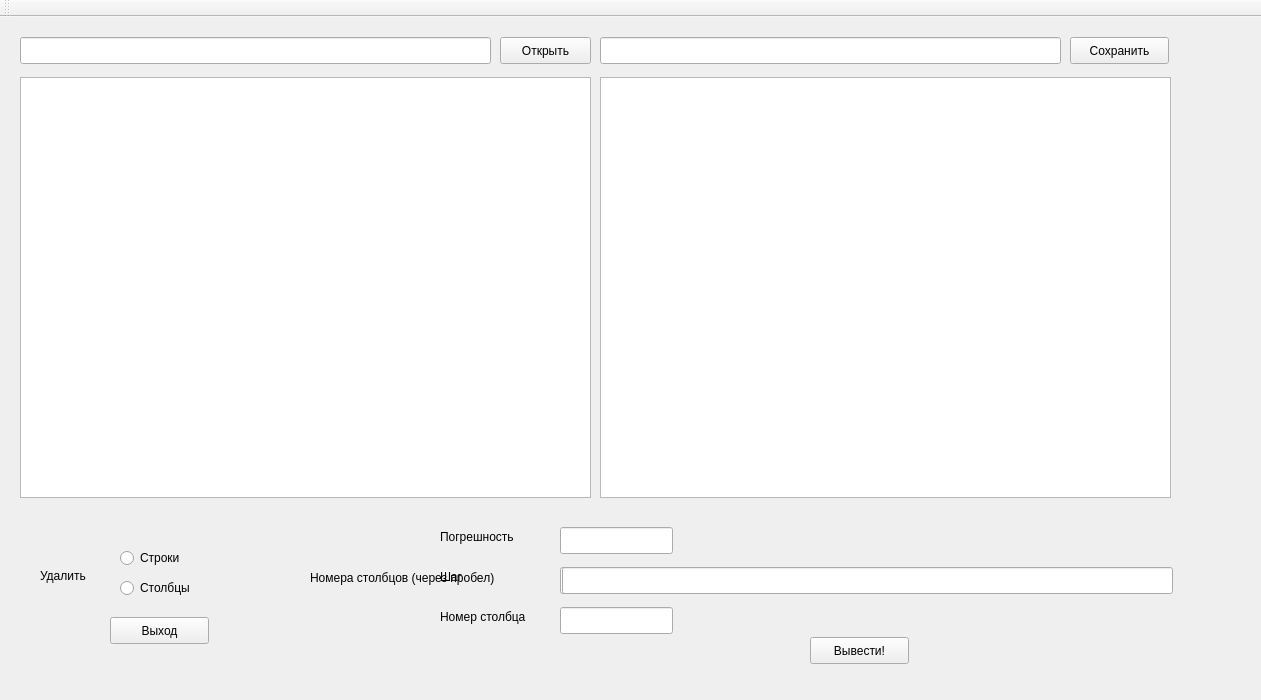
<?xml version="1.0" encoding="UTF-8"?>
<ui version="4.0">
 <class>MainWindow</class>
 <widget class="QMainWindow" name="MainWindow">
  <property name="geometry">
   <rect>
    <x>0</x>
    <y>0</y>
    <width>1261</width>
    <height>700</height>
   </rect>
  </property>
  <property name="windowTitle">
   <string>MainWindow</string>
  </property>
  <widget class="QWidget" name="centralWidget">
   <widget class="QLineEdit" name="lineEditReadFile">
    <property name="geometry">
     <rect>
      <x>20</x>
      <y>20</y>
      <width>471</width>
      <height>27</height>
     </rect>
    </property>
   </widget>
   <widget class="QPushButton" name="pushButton">
    <property name="geometry">
     <rect>
      <x>500</x>
      <y>20</y>
      <width>91</width>
      <height>27</height>
     </rect>
    </property>
    <property name="text">
     <string>Открыть</string>
    </property>
   </widget>
   <widget class="QRadioButton" name="radioButton">
    <property name="geometry">
     <rect>
      <x>120</x>
      <y>560</y>
      <width>117</width>
      <height>22</height>
     </rect>
    </property>
    <property name="text">
     <string>Столбцы</string>
    </property>
   </widget>
   <widget class="QRadioButton" name="radioButton_2">
    <property name="geometry">
     <rect>
      <x>120</x>
      <y>530</y>
      <width>117</width>
      <height>22</height>
     </rect>
    </property>
    <property name="text">
     <string>Строки</string>
    </property>
   </widget>
   <widget class="QLabel" name="label">
    <property name="geometry">
     <rect>
      <x>40</x>
      <y>550</y>
      <width>67</width>
      <height>17</height>
     </rect>
    </property>
    <property name="text">
     <string>Удалить</string>
    </property>
   </widget>
   <widget class="QPushButton" name="pushButton_2">
    <property name="geometry">
     <rect>
      <x>110</x>
      <y>600</y>
      <width>99</width>
      <height>27</height>
     </rect>
    </property>
    <property name="text">
     <string>Выход</string>
    </property>
   </widget>
   <widget class="QLabel" name="labelEps">
    <property name="geometry">
     <rect>
      <x>440</x>
      <y>510</y>
      <width>101</width>
      <height>20</height>
     </rect>
    </property>
    <property name="text">
     <string>Погрешность</string>
    </property>
   </widget>
   <widget class="QLabel" name="label_3">
    <property name="geometry">
     <rect>
      <x>440</x>
      <y>550</y>
      <width>101</width>
      <height>20</height>
     </rect>
    </property>
    <property name="text">
     <string>Шаг</string>
    </property>
   </widget>
   <widget class="QLabel" name="label_4">
    <property name="geometry">
     <rect>
      <x>440</x>
      <y>590</y>
      <width>111</width>
      <height>20</height>
     </rect>
    </property>
    <property name="text">
     <string>Номер столбца</string>
    </property>
   </widget>
   <widget class="QLabel" name="label_5">
    <property name="geometry">
     <rect>
      <x>310</x>
      <y>550</y>
      <width>241</width>
      <height>21</height>
     </rect>
    </property>
    <property name="text">
     <string>Номера столбцов (через пробел)</string>
    </property>
   </widget>
   <widget class="QLineEdit" name="lineEditEps">
    <property name="geometry">
     <rect>
      <x>560</x>
      <y>510</y>
      <width>113</width>
      <height>27</height>
     </rect>
    </property>
   </widget>
   <widget class="QLineEdit" name="lineEditStep">
    <property name="geometry">
     <rect>
      <x>560</x>
      <y>550</y>
      <width>113</width>
      <height>27</height>
     </rect>
    </property>
   </widget>
   <widget class="QLineEdit" name="lineEditColNum">
    <property name="geometry">
     <rect>
      <x>560</x>
      <y>590</y>
      <width>113</width>
      <height>27</height>
     </rect>
    </property>
   </widget>
   <widget class="QLineEdit" name="lineEdit">
    <property name="geometry">
     <rect>
      <x>562</x>
      <y>550</y>
      <width>611</width>
      <height>27</height>
     </rect>
    </property>
   </widget>
   <widget class="QTableView" name="tableView">
    <property name="geometry">
     <rect>
      <x>20</x>
      <y>60</y>
      <width>571</width>
      <height>421</height>
     </rect>
    </property>
   </widget>
   <widget class="QTableView" name="tableView_2">
    <property name="geometry">
     <rect>
      <x>600</x>
      <y>60</y>
      <width>571</width>
      <height>421</height>
     </rect>
    </property>
   </widget>
   <widget class="QPushButton" name="pushButtonSave">
    <property name="geometry">
     <rect>
      <x>1070</x>
      <y>20</y>
      <width>99</width>
      <height>27</height>
     </rect>
    </property>
    <property name="text">
     <string>Сохранить</string>
    </property>
   </widget>
   <widget class="QLineEdit" name="lineEditWriteFile">
    <property name="geometry">
     <rect>
      <x>600</x>
      <y>20</y>
      <width>461</width>
      <height>27</height>
     </rect>
    </property>
   </widget>
   <widget class="QPushButton" name="pushButton_3">
    <property name="geometry">
     <rect>
      <x>810</x>
      <y>620</y>
      <width>99</width>
      <height>27</height>
     </rect>
    </property>
    <property name="text">
     <string>Вывести!</string>
    </property>
   </widget>
  </widget>
  <widget class="QMenuBar" name="menuBar">
   <property name="geometry">
    <rect>
     <x>0</x>
     <y>0</y>
     <width>1261</width>
     <height>25</height>
    </rect>
   </property>
  </widget>
  <widget class="QToolBar" name="mainToolBar">
   <attribute name="toolBarArea">
    <enum>TopToolBarArea</enum>
   </attribute>
   <attribute name="toolBarBreak">
    <bool>false</bool>
   </attribute>
  </widget>
 </widget>
 <layoutdefault spacing="6" margin="11"/>
 <resources/>
 <connections/>
</ui>
